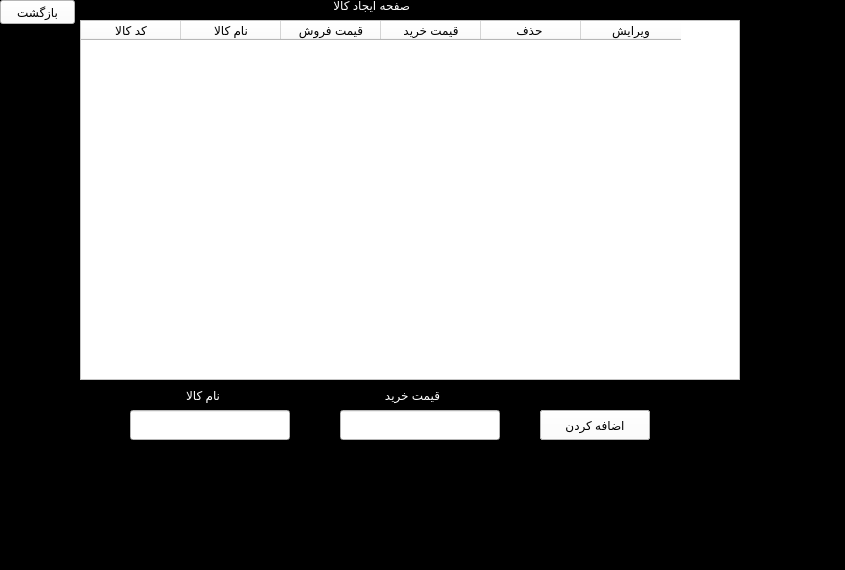
<?xml version="1.0" encoding="UTF-8"?>
<ui version="4.0">
 <class>CGpage</class>
 <widget class="QMainWindow" name="CGpage">
  <property name="geometry">
   <rect>
    <x>0</x>
    <y>0</y>
    <width>845</width>
    <height>570</height>
   </rect>
  </property>
  <property name="windowTitle">
   <string>MainWindow</string>
  </property>
  <property name="styleSheet">
   <string notr="true">background-color: rgb(0, 0, 0);</string>
  </property>
  <widget class="QWidget" name="centralwidget">
   <widget class="QListView" name="listView">
    <property name="geometry">
     <rect>
      <x>0</x>
      <y>-50</y>
      <width>960</width>
      <height>681</height>
     </rect>
    </property>
   </widget>
   <widget class="QTableWidget" name="tableWidget">
    <property name="geometry">
     <rect>
      <x>80</x>
      <y>20</y>
      <width>660</width>
      <height>360</height>
     </rect>
    </property>
    <property name="minimumSize">
     <size>
      <width>0</width>
      <height>0</height>
     </size>
    </property>
    <property name="whatsThis">
     <string>&lt;html&gt;&lt;head/&gt;&lt;body&gt;&lt;p align=&quot;center&quot;&gt;&lt;br/&gt;&lt;/p&gt;&lt;/body&gt;&lt;/html&gt;</string>
    </property>
    <property name="styleSheet">
     <string notr="true">background-color: rgb(255, 255, 255);</string>
    </property>
    <column>
     <property name="text">
      <string>کد کالا</string>
     </property>
    </column>
    <column>
     <property name="text">
      <string>نام کالا</string>
     </property>
    </column>
    <column>
     <property name="text">
      <string>قیمت فروش</string>
     </property>
    </column>
    <column>
     <property name="text">
      <string>قیمت خرید</string>
     </property>
    </column>
    <column>
     <property name="text">
      <string>حذف </string>
     </property>
    </column>
    <column>
     <property name="text">
      <string>ویرایش</string>
     </property>
    </column>
   </widget>
   <widget class="QLineEdit" name="BuPrice">
    <property name="geometry">
     <rect>
      <x>340</x>
      <y>410</y>
      <width>160</width>
      <height>30</height>
     </rect>
    </property>
    <property name="styleSheet">
     <string notr="true">background-color: rgb(255, 255, 255);</string>
    </property>
   </widget>
   <widget class="QLineEdit" name="ProducktName">
    <property name="geometry">
     <rect>
      <x>130</x>
      <y>410</y>
      <width>160</width>
      <height>30</height>
     </rect>
    </property>
    <property name="styleSheet">
     <string notr="true">background-color: rgb(255, 255, 255);</string>
    </property>
   </widget>
   <widget class="QLabel" name="label">
    <property name="geometry">
     <rect>
      <x>350</x>
      <y>380</y>
      <width>90</width>
      <height>30</height>
     </rect>
    </property>
    <property name="styleSheet">
     <string notr="true">color: rgb(255, 255, 255);</string>
    </property>
    <property name="text">
     <string>قیمت خرید </string>
    </property>
   </widget>
   <widget class="QLabel" name="label_3">
    <property name="geometry">
     <rect>
      <x>130</x>
      <y>380</y>
      <width>90</width>
      <height>30</height>
     </rect>
    </property>
    <property name="styleSheet">
     <string notr="true">color: rgb(255, 255, 255);</string>
    </property>
    <property name="text">
     <string>نام کالا</string>
    </property>
   </widget>
   <widget class="QPushButton" name="CgAddPB">
    <property name="geometry">
     <rect>
      <x>540</x>
      <y>410</y>
      <width>110</width>
      <height>30</height>
     </rect>
    </property>
    <property name="styleSheet">
     <string notr="true">background-color: rgb(255, 255, 255);</string>
    </property>
    <property name="text">
     <string>اضافه کردن</string>
    </property>
   </widget>
   <widget class="QPushButton" name="CgEditPB">
    <property name="geometry">
     <rect>
      <x>540</x>
      <y>410</y>
      <width>110</width>
      <height>30</height>
     </rect>
    </property>
    <property name="styleSheet">
     <string notr="true">background-color: rgb(255, 255, 255);</string>
    </property>
    <property name="text">
     <string>ویرایش</string>
    </property>
   </widget>
   <widget class="QPushButton" name="CgBackPB">
    <property name="geometry">
     <rect>
      <x>0</x>
      <y>0</y>
      <width>75</width>
      <height>24</height>
     </rect>
    </property>
    <property name="styleSheet">
     <string notr="true">
background-color: rgb(255, 255, 255);</string>
    </property>
    <property name="text">
     <string>بازگشت</string>
    </property>
   </widget>
   <widget class="QLabel" name="hiddenValue">
    <property name="geometry">
     <rect>
      <x>280</x>
      <y>100</y>
      <width>140</width>
      <height>110</height>
     </rect>
    </property>
    <property name="text">
     <string>TextLabel</string>
    </property>
   </widget>
   <widget class="QLabel" name="label_2">
    <property name="geometry">
     <rect>
      <x>220</x>
      <y>-10</y>
      <width>190</width>
      <height>30</height>
     </rect>
    </property>
    <property name="styleSheet">
     <string notr="true">color: rgb(255, 255, 255);</string>
    </property>
    <property name="text">
     <string>صفحه ایجاد کالا</string>
    </property>
   </widget>
   <zorder>hiddenValue</zorder>
   <zorder>listView</zorder>
   <zorder>tableWidget</zorder>
   <zorder>BuPrice</zorder>
   <zorder>ProducktName</zorder>
   <zorder>label</zorder>
   <zorder>label_3</zorder>
   <zorder>CgBackPB</zorder>
   <zorder>label_2</zorder>
   <zorder>CgEditPB</zorder>
   <zorder>CgAddPB</zorder>
  </widget>
  <widget class="QStatusBar" name="statusbar"/>
  <widget class="QMenuBar" name="menubar">
   <property name="geometry">
    <rect>
     <x>0</x>
     <y>0</y>
     <width>845</width>
     <height>22</height>
    </rect>
   </property>
  </widget>
 </widget>
 <resources/>
 <connections/>
</ui>
